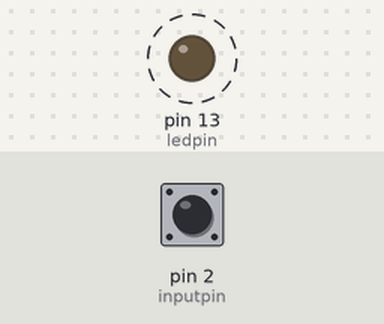
Simulated run of this sketch. Board: Arduino Uno, built with avr-gcc and run on an emulated ATmega328P. Shown: output pins drawn as LEDs (lit = HIGH). Dashed ring = blinking. The inputs (shaded band) are chosen by the test bench; at power-on: pin 2 (inputpin) HIGH. What the sketch prints to the serial monitor is not drawn.

Above: at 3.8 s.
3.9 s: pin 2 (inputpin) pulled LOW for 1.3 s
Timing chart, 0 to 13.4 s (numbered marks = the images above; inputs shaded):
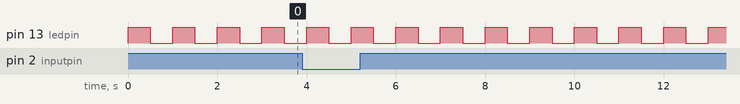

Measured:
- by itself, pin 13 (ledpin): alternates HIGH for 0.50 s and LOW for 0.50 s

The sketch:

LEDtext.ino
```cpp
/*
 * 这个程序将演示如何使用带参数的函数，并返回一个值。
 * 程序启动时LED开始闪烁，当当开光被按下时停止，
 * 然后程序将打印LED闪烁的次数。
 */
const int ledpin = 13;
const int inputpin = 2;

int text01()
{
  return 0;

}
void setup() {
  pinMode(ledpin,OUTPUT);
  pinMode(inputpin,INPUT);
  digitalWrite(inputpin,HIGH);          //使用内部的上拉电阻
  Serial.begin(9600);

}

void loop() {
  //Serial.print("/n press and hold the switch to stop blinking \n");
  int count = blink3(500);            //将子函数的返回值赋给count
  Serial.print("the number of times the switch blinked was  ");
  Serial.print(count);                //打印出LED闪烁的次数
  Serial.print("  \n");
}

int blink3(int period)
{
  int result = 0;
  int switchval = HIGH;

  while(switchval ==  HIGH)
  {
    digitalWrite(13,HIGH);
    delay(period);
    digitalWrite(13,LOW);
    delay(period);
    result = result + 1;                     //增加count
    switchval = digitalRead(inputpin);       //读取D2口的输入值
  }
  return result;
}
```
